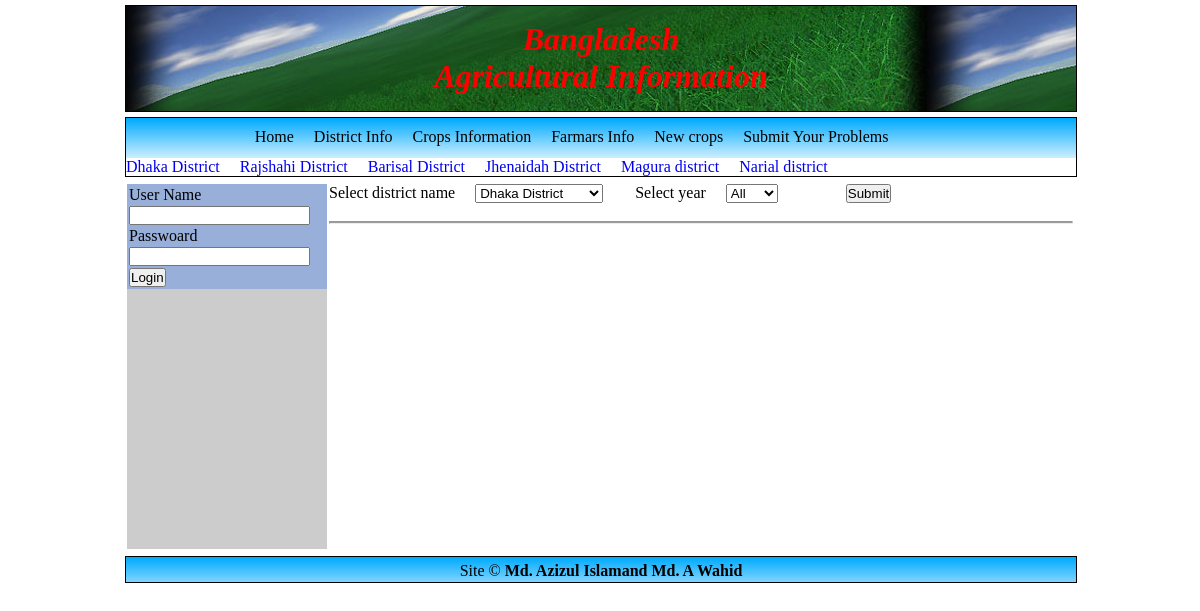
The page /cropsinfo.php on the database its author committed.
### tables this page shows
CREATE TABLE `districtinfo` (
  `id` int(5) NOT NULL auto_increment,
  `districtName` varchar(20) NOT NULL,
  `division` varchar(20) NOT NULL,
  `area` varchar(10) NOT NULL,
  `image` varchar(30) default NULL,
  PRIMARY KEY  (`id`)
);

### cropsinfo.php (the view, shortened to what this page needs)
<?php
include("includes/header.php");
?>
</td><td  height="365" background="images/untitled.JPG" align="left" valign="top">
<form action="cropsinfo.php" method="get">
Select district name
&nbsp&nbsp&nbsp
<select name="districtName" >
<?php
$link=connect_db();
$sql="SELECT districtName from districtinfo";
$result=mysql_query($sql,$link)or die("No databases selected".mysql_error());
while($row=mysql_fetch_array($result))
{
echo"<option>".$row['districtName']."</option>";
}
echo"</select>";
echo"&nbsp&nbsp&nbsp&nbsp&nbsp&nbsp&nbsp&nbspSelect year";
echo"&nbsp&nbsp&nbsp&nbsp&nbsp<select name='year'>";
echo"<option>All</option><option>1998</option><option>1999</option><option>2000</option><option>2001</option><option>2002</option><option>2003</option><option>2004</option><option>2005</option><option>2006</option><option>2007</option><option>2008</option><option>2009</option><option>2010</option><option>2011</option><option>2012</option><option>2013</option><option>2014</option><option>2015</option><option>2016</option><option>2017</option></select>";
echo"&nbsp&nbsp&nbsp&nbsp&nbsp&nbsp&nbsp&nbsp&nbsp&nbsp&nbsp&nbsp&nbsp&nbsp&nbsp&nbsp&nbsp<input type='submit' value='Submit'>";
echo"<br><br><hr style='background:#666666' size='1'><hr></form>";
?>
<?php
include("includes/footer.php");
?>

### includes/header.php (shortened to what this page needs)
<html>
   <head>
   </head>
   <link rel="stylesheet" href="includes/styleshit.css" type="text/css">
 <body>
	<div id="page">
	   <div id="header">
		<h1><i>Bangladesh<br>Agricultural Information</i></h1>
	   </div>
	   <div id="horzmenu">
		<div style="width:75%;margin:auto;">
		<ul>
		   <li><a href="index.php">Home</a></li>
		   <li><a href="districtinfo.php">District Info</a></li>
		   <li><a href="cropsinfo.php">Crops Information</a></li>
		   <li><a href="farmarInfo.php">Farmars Info</a></li>
		   <li><a href="newcrops.php">New crops</a></li>
		   <li><a href="FarmarsProblems.php">Submit Your Problems</a></li>
		</ul>
		</div>
           </div>
	   <div id="text" style="width:100%;margin-bottom:5px;border:solid black thin;border-top:none; text-decoration:none;"><MARQUEE WIDTH=100% BEHAVIOR=SCROLL BGColor=lightblue loop="-1" onMouseUp="stop"><font color="#B50423">
	   <?php
		$link=connect_db();
		$sql="SELECT * FROM districtinfo";
		$result=mysql_query($sql,$link);
		while($row=mysql_fetch_array($result))
		{
		echo "<a style='text-decoration:none' href='DisplaydistrictInfo.php?district_id=$row[id]'>$row[districtName] &nbsp;&nbsp;&nbsp;&nbsp;</a>";
		}
		?>
	  </font> </MARQUEE></div>
 <table width="100%" height="365px" border="0"  cellpadding="5">
<tr><td width="200" height="365" bgcolor="#CCCCCC" valign="top" align="center">
<form action="login.php" method="post">
<table class="login"><tr><td>User Name</td></tr>
<tr><td><input type="text" name="userName"></td></tr>
<tr><td>Passwoard</td></tr><tr><td><input type="password" name="password"></td></tr>
<tr><td><input type="submit" value="Login"></td></tr>
</table>
</form>
<br>

### includes/styleshit.css (style rules this page uses)
* { margin:0; padding:0; }
#page { width:950px; height: auto; margin:auto; }
#header { margin-top:5px; width:100%; height:90px; padding-top:15px; text-align:center; margin-bottom:5px; border: solid black thin; background-color:lightgreen; background-image: url(../images/header_bg.jpg); background-repeat:repeat; }
#header h1 { color:red; }
#horzmenu { width:100%; height:30px; padding-top:10px; text-align:center; border:solid black thin; background-color:skyblue; background-image: url("images/menu.png"); background-repeat:repeat; border-bottom:none; }
#horzmenu ul li { list-style-type: none; float:left; margin-left:10px; margin-right:10px; text-decoration:none; }
#horzmenu ul li a { color:black; font-size:16px; text-decoration:none; }

### includes/header.php (style rules this page uses)
.login { background: #97AFD9; width:100%; }

### rows shown on the page
districtinfo: districtName "Dhaka District"
districtinfo: districtName "Rajshahi District"
districtinfo: districtName "Barisal District"
districtinfo: districtName "Jhenaidah District"
districtinfo: districtName "Magura district"
districtinfo: districtName "Narial district"

### other values the page prints
form field districtName "Dhaka District"
